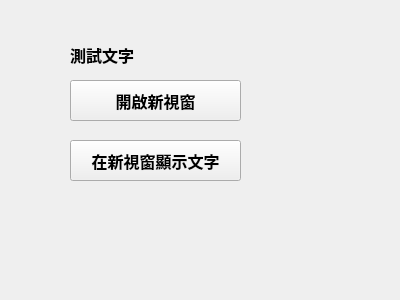
<?xml version="1.0" encoding="UTF-8"?>
<ui version="4.0">
 <class>MainForm</class>
 <widget class="QWidget" name="MainForm">
  <property name="geometry">
   <rect>
    <x>0</x>
    <y>0</y>
    <width>400</width>
    <height>300</height>
   </rect>
  </property>
  <property name="windowTitle">
   <string>JingMainForm</string>
  </property>
  <widget class="QLabel" name="word_label">
   <property name="geometry">
    <rect>
     <x>70</x>
     <y>40</y>
     <width>161</width>
     <height>31</height>
    </rect>
   </property>
   <property name="text">
    <string>&lt;!DOCTYPE HTML PUBLIC &quot;-//W3C//DTD HTML 4.0//EN&quot; &quot;http://www.w3.org/TR/REC-html40/strict.dtd&quot;&gt;
&lt;html&gt;&lt;head&gt;&lt;meta name=&quot;qrichtext&quot; content=&quot;1&quot; /&gt;&lt;style type=&quot;text/css&quot;&gt;
p, li { white-space: pre-wrap; }
&lt;/style&gt;&lt;/head&gt;&lt;body style=&quot; font-family:'PMingLiU'; font-size:9pt; font-weight:400; font-style:normal;&quot;&gt;
&lt;p style=&quot; margin-top:12px; margin-bottom:12px; margin-left:0px; margin-right:0px; -qt-block-indent:0; text-indent:0px;&quot;&gt;&lt;span style=&quot; font-size:12pt; font-weight:600;&quot;&gt;測試文字&lt;/span&gt;&lt;/p&gt;&lt;/body&gt;&lt;/html&gt;</string>
   </property>
   <property name="textFormat">
    <enum>Qt::AutoText</enum>
   </property>
  </widget>
  <widget class="QPushButton" name="bottom_openNewForm">
   <property name="geometry">
    <rect>
     <x>70</x>
     <y>80</y>
     <width>171</width>
     <height>41</height>
    </rect>
   </property>
   <property name="font">
    <font>
     <family>微軟正黑體</family>
     <pointsize>12</pointsize>
     <weight>75</weight>
     <bold>true</bold>
    </font>
   </property>
   <property name="text">
    <string>開啟新視窗</string>
   </property>
  </widget>
  <widget class="QPushButton" name="bottom_inForm2_addLabel">
   <property name="geometry">
    <rect>
     <x>70</x>
     <y>140</y>
     <width>171</width>
     <height>41</height>
    </rect>
   </property>
   <property name="font">
    <font>
     <family>微軟正黑體</family>
     <pointsize>12</pointsize>
     <weight>75</weight>
     <bold>true</bold>
    </font>
   </property>
   <property name="text">
    <string>在新視窗顯示文字</string>
   </property>
   <property name="autoDefault">
    <bool>false</bool>
   </property>
  </widget>
 </widget>
 <resources/>
 <connections/>
</ui>
